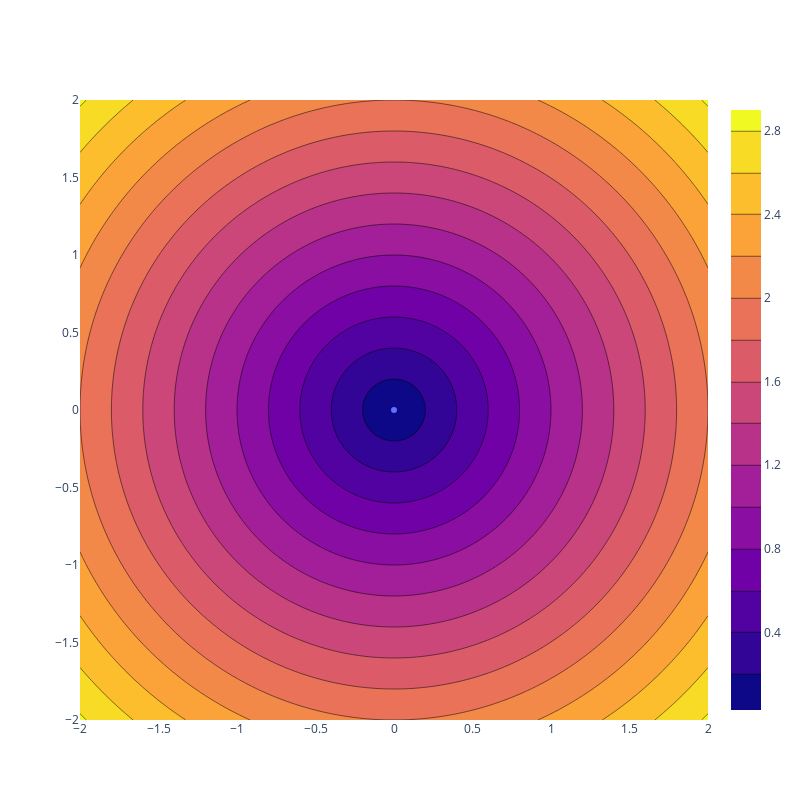

Notebook code cell kept with this figure:
### Code cell
p = numpy.array([0, 0], dtype=float)
xs = numpy.linspace(-2, 2, 100)
ys = numpy.linspace(-2, 2, 100)
distances = numpy.empty((xs.size, ys.size))
for i, x in enumerate(xs):
    for j, y in enumerate(ys):
        distances[j, i] = point_point_distance(numpy.array([x, y]), p)
fig = go.Figure(data=[
    go.Scatter(x=[p[0]], y=[p[1]]),
    go.Contour(z=numpy.sqrt(distances), x=xs, y=ys)
], layout=go.Layout(width=800, height=800))
fig.show()
